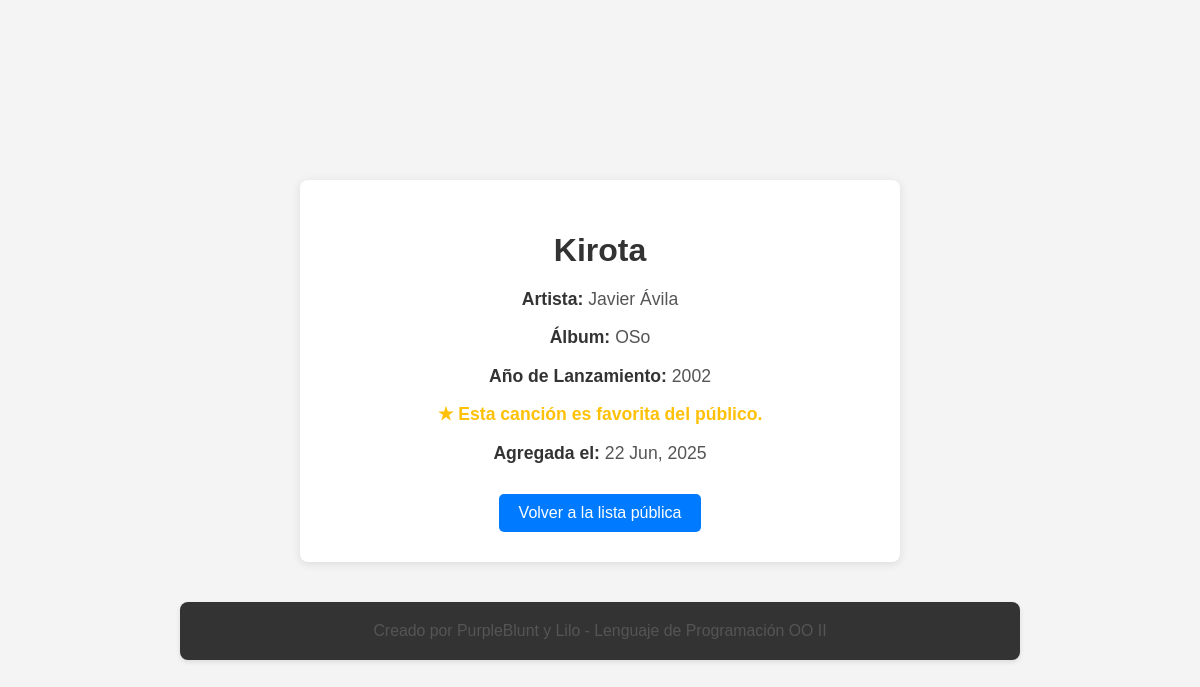
Screenshot of /canciones/publica/2/ with the database file from the repository.
### canciones/models.py (models this page shows, shortened)
class Cancion(models.Model):
    titulo = models.CharField(max_length=200, default="Sin título") # Cambiado de TextField a CharField, y max_length aumentado
    artista = models.CharField(max_length=100, blank=True, null=True) # Nuevo campo: Artista
    album = models.CharField(max_length=100, blank=True, null=True) # Nuevo campo: Álbum
    ano_lanzamiento = models.IntegerField(blank=True, null=True) # Nuevo campo: Año de lanzamiento
    es_favorita = models.BooleanField(default=False) # Cambiado de 'completado' a 'es_favorita'
    fecha_agregada = models.DateField(default=date.today) # Cambiado de 'fecha' a 'fecha_agregada'

### canciones/views.py (the view)
# urls.py: path("publica/<int:cancion_id>/", views.detalle_cancion_publico, name="detalle_cancion_publico"),
def detalle_cancion_publico(request, cancion_id):
    cancion = get_object_or_404(Cancion, id=cancion_id, es_favorita=True)
    context = {
        "cancion": cancion,
        "is_authenticated": 'nombre_usuario' in request.session
    }
    return render(request, "canciones/detalle_cancion_publico.html", context)

### canciones/templates/canciones/detalle_cancion_publico.html (shortened to what this page needs)
<!DOCTYPE html>
<html lang="es">
<head>
</head>
<body>
    <div class="container">
        <h1>{{ cancion.titulo }}</h1>
        <p><strong>Artista:</strong> {{ cancion.artista|default:"Desconocido" }}</p>
        <p><strong>Álbum:</strong> {{ cancion.album|default:"N/A" }}</p>
        <p><strong>Año de Lanzamiento:</strong> {{ cancion.ano_lanzamiento|default:"N/A" }}</p>
        {% if cancion.es_favorita %}
            <p style="color: #ffc107; font-weight: bold;">★ Esta canción es favorita del público.</p>
        {% endif %}
        <p><strong>Agregada el:</strong> {{ cancion.fecha_agregada|date:"d M, Y" }}</p>
        <a href="{% url 'canciones:vista_publica_canciones' %}" class="back-button">Volver a la lista pública</a>
    </div>
    <footer class="footer">
        <p>Creado por PurpleBlunt y Lilo - Lenguaje de Programación OO II</p>
    </footer>
</body>
</html>

### canciones/templates/canciones/detalle_cancion_publico.html (style rules this page uses)
body { font-family: Arial, sans-serif; background-color: #f4f4f4; margin: 0; padding: 20px; display: flex; flex-direction: column; align-items: center; min-height: 100vh; justify-content: center; }
.container { background-color: #fff; padding: 30px; border-radius: 8px; box-shadow: 0 2px 10px rgba(0, 0, 0, 0.1); width: 100%; max-width: 600px; box-sizing: border-box; text-align: center; }
h1 { color: #333; margin-bottom: 20px; font-size: 2em; }
p { color: #555; font-size: 1.1em; margin-bottom: 10px; }
strong { color: #333; }
.back-button { display: inline-block; margin-top: 20px; background-color: #007bff; color: white; padding: 10px 20px; border-radius: 5px; text-decoration: none; transition: background-color 0.3s ease; }
.footer { width: 100%; max-width: 800px; margin-top: 40px; padding: 20px; background-color: #333; color: white; text-align: center; border-radius: 8px; box-shadow: 0 2px 5px rgba(0, 0, 0, 0.1); font-size: 0.9em; }
.footer p { margin: 0; }

### rows the page displays
Cancion: titulo "Kirota", artista "Javier Ávila", album "OSo", ano_lanzamiento "2002", fecha_agregada "22 Jun, 2025"
